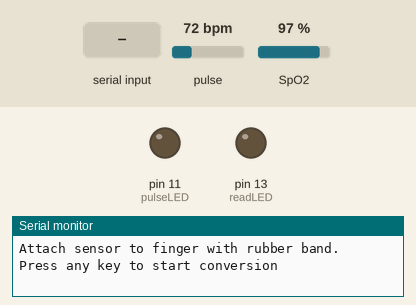
Simulated run of this sketch. Board: Arduino Uno, built with avr-gcc and run on an emulated ATmega328P. On the bench: output pins drawn as LEDs (lit = HIGH), the last lines printed to the serial monitor. Dashed ring = blinking. The test bench sets the inputs (shaded band); at power-on: pulse 72 bpm, SpO2 97 %.

Above: at 0.9 s.
1.0 s: "1" received over Serial
At 11.06 s:
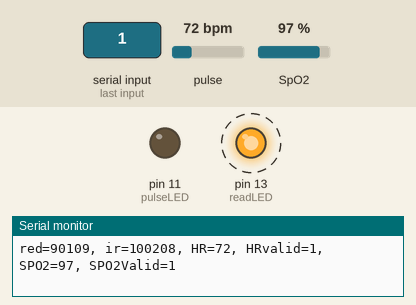
Timing chart, 0 to 11.5 s (numbered marks = the images above; inputs shaded):
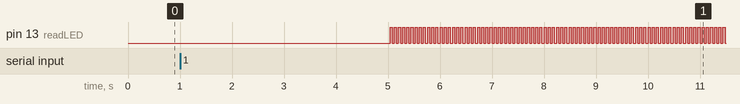

Measured:
- after the input at 1.0 s, pin 13 (readLED): alternates HIGH for 0.04 s and LOW for 0.04 s, starting after 4.0 s

The sketch:

spO2.ino
```cpp
#include <Wire.h>
#include "MAX30105.h"
#include "spo2_algorithm.h"

MAX30105 particleSensor; // Use MAX30102 instead of MAX30105

#define MAX_BRIGHTNESS 255

uint32_t irBuffer[100]; // infrared LED sensor data
uint32_t redBuffer[100]; // red LED sensor data

int32_t bufferLength; // data length
int32_t spo2; // SPO2 value
int8_t validSPO2; // indicator to show if the SPO2 calculation is valid
int32_t heartRate; // heart rate value
int8_t validHeartRate; // indicator to show if the heart rate calculation is valid

byte pulseLED = 11; // Must be on PWM pin
byte readLED = 13; // Blinks with each data read

void setup() {
  Serial.begin(115200); // Initialize serial communication at 115200 bits per second:

  pinMode(pulseLED, OUTPUT);
  pinMode(readLED, OUTPUT);

  // Initialize sensor
  if (!particleSensor.begin(Wire, I2C_SPEED_FAST)) // Use default I2C port, 400kHz speed
  {
    Serial.println(F("MAX30102 was not found. Please check wiring/power."));
    while (1);
  }

  Serial.println(F("Attach sensor to finger with rubber band. Press any key to start conversion"));
  while (Serial.available() == 0); // wait until user presses a key
  Serial.read();

  byte ledBrightness = 60; // Options: 0=Off to 255=50mA
  byte sampleAverage = 4; // Options: 1, 2, 4, 8, 16, 32
  byte ledMode = 3; // Options: 1 = Red only, 2 = Red + IR, 3 = Red + IR + Green
  byte sampleRate = 100; // Options: 50, 100, 200, 400, 800, 1000, 1600, 3200
  int pulseWidth = 411; // Options: 69, 118, 215, 411
  int adcRange = 4096; // Options: 2048, 4096, 8192, 16384

  particleSensor.setup(ledBrightness, sampleAverage, ledMode, sampleRate, pulseWidth, adcRange); // Configure sensor with these settings
}

void loop() {
  bufferLength = 100; // buffer length of 100 stores 4 seconds of samples running at 25sps

  // read the first 100 samples and determine the signal range
  for (byte i = 0; i < bufferLength; i++) {
    while (!particleSensor.available()) // do we have new data?
      particleSensor.check(); // Check the sensor for new data

    redBuffer[i] = particleSensor.getRed();
    irBuffer[i] = particleSensor.getIR();
    particleSensor.nextSample(); // We're finished with this sample so move to next sample

    Serial.print(F("red="));
    Serial.print(redBuffer[i], DEC);
    Serial.print(F(", ir="));
    Serial.println(irBuffer[i], DEC);
  }

  // calculate heart rate and SpO2 after first 100 samples (first 4 seconds of samples)
  maxim_heart_rate_and_oxygen_saturation(irBuffer, bufferLength, redBuffer, &spo2, &validSPO2, &heartRate, &validHeartRate);

  // Continuously taking samples from MAX30102. Heart rate and SpO2 are calculated every 1 second
  while (1) {
    // dumping the first 25 sets of samples in the memory and shift the last 75 sets of samples to the top
    for (byte i = 25; i < 100; i++) {
      redBuffer[i - 25] = redBuffer[i];
      irBuffer[i - 25] = irBuffer[i];
    }

    // take 25 sets of samples before calculating the heart rate
    for (byte i = 75; i < 100; i++) {
      while (!particleSensor.available()) // do we have new data?
        particleSensor.check(); // Check the sensor for new data

      digitalWrite(readLED, !digitalRead(readLED)); // Blink onboard LED with every data read

      redBuffer[i] = particleSensor.getRed();
      irBuffer[i] = particleSensor.getIR();
      particleSensor.nextSample(); // We're finished with this sample so move to next sample

      // send samples and calculation result to terminal program through UART
      Serial.print(F("red="));
      Serial.print(redBuffer[i], DEC);
      Serial.print(F(", ir="));
      Serial.print(irBuffer[i], DEC);

      Serial.print(F(", HR="));
      Serial.print(heartRate, DEC);

      Serial.print(F(", HRvalid="));
      Serial.print(validHeartRate, DEC);

      Serial.print(F(", SPO2="));
      Serial.print(spo2, DEC);

      Serial.print(F(", SPO2Valid="));
      Serial.println(validSPO2, DEC);
    }

    // After gathering 25 new samples recalculate HR and SpO2
    maxim_heart_rate_and_oxygen_saturation(irBuffer, bufferLength, redBuffer, &spo2, &validSPO2, &heartRate, &validHeartRate);
  }
}
```
